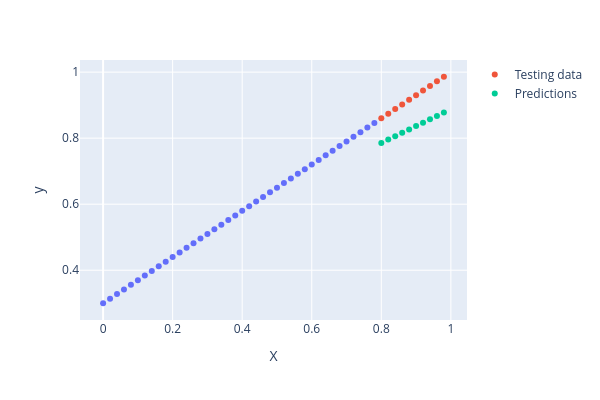

Notebook code cell kept with this figure:
### Code cell
plot_predictions(predictions=y_preds)

### Figure 1 — Plotly figure (JSON) as saved in the notebook; plotly's stock layout.template omitted (floating-point values rounded to 4 significant figures)
{"data": [{"hovertemplate": "X=%{x}<br>y=%{y}<extra></extra>", "legendgroup": "", "marker": {"color": "#636efa", "symbol": "circle"}, "mode": "markers", "name": "", "orientation": "v", "showlegend": false, "type": "scatter", "x": [0.0, 0.02, 0.04, 0.06, 0.08, 0.1, 0.12, 0.14, 0.16, 0.18, 0.2, 0.22, 0.24, 0.26, 0.28, 0.3, 0.32, 0.34, 0.36, 0.38, 0.4, 0.42, 0.44, 0.46, 0.48, 0.5, 0.52, 0.54, 0.56, 0.58, 0.6, 0.62, 0.64, 0.66, 0.68, 0.7, 0.72, 0.74, 0.76, 0.78], "xaxis": "x", "y": [0.3, 0.314, 0.328, 0.342, 0.356, 0.37, 0.384, 0.398, 0.412, 0.426, 0.44, 0.454, 0.468, 0.482, 0.496, 0.51, 0.524, 0.538, 0.552, 0.566, 0.58, 0.594, 0.608, 0.622, 0.636, 0.65, 0.664, 0.678, 0.692, 0.706, 0.72, 0.734, 0.748, 0.762, 0.776, 0.79, 0.804, 0.818, 0.832, 0.846], "yaxis": "y"}, {"mode": "markers", "name": "Testing data", "type": "scatter", "x": [0.8, 0.82, 0.84, 0.86, 0.88, 0.9, 0.92, 0.94, 0.96, 0.98], "y": [0.86, 0.874, 0.888, 0.902, 0.916, 0.93, 0.944, 0.958, 0.972, 0.986]}, {"mode": "markers", "name": "Predictions", "type": "scatter", "x": [0.8, 0.82, 0.84, 0.86, 0.88, 0.9, 0.92, 0.94, 0.96, 0.98], "y": [0.7856, 0.7958, 0.806, 0.8162, 0.8264, 0.8366, 0.8468, 0.857, 0.8672, 0.8774]}], "layout": {"height": 400, "legend": {"tracegroupgap": 0}, "margin": {"t": 60}, "width": 600, "xaxis": {"anchor": "y", "domain": [0, 1], "title": {"text": "X"}}, "yaxis": {"anchor": "x", "domain": [0, 1], "title": {"text": "y"}}}}
